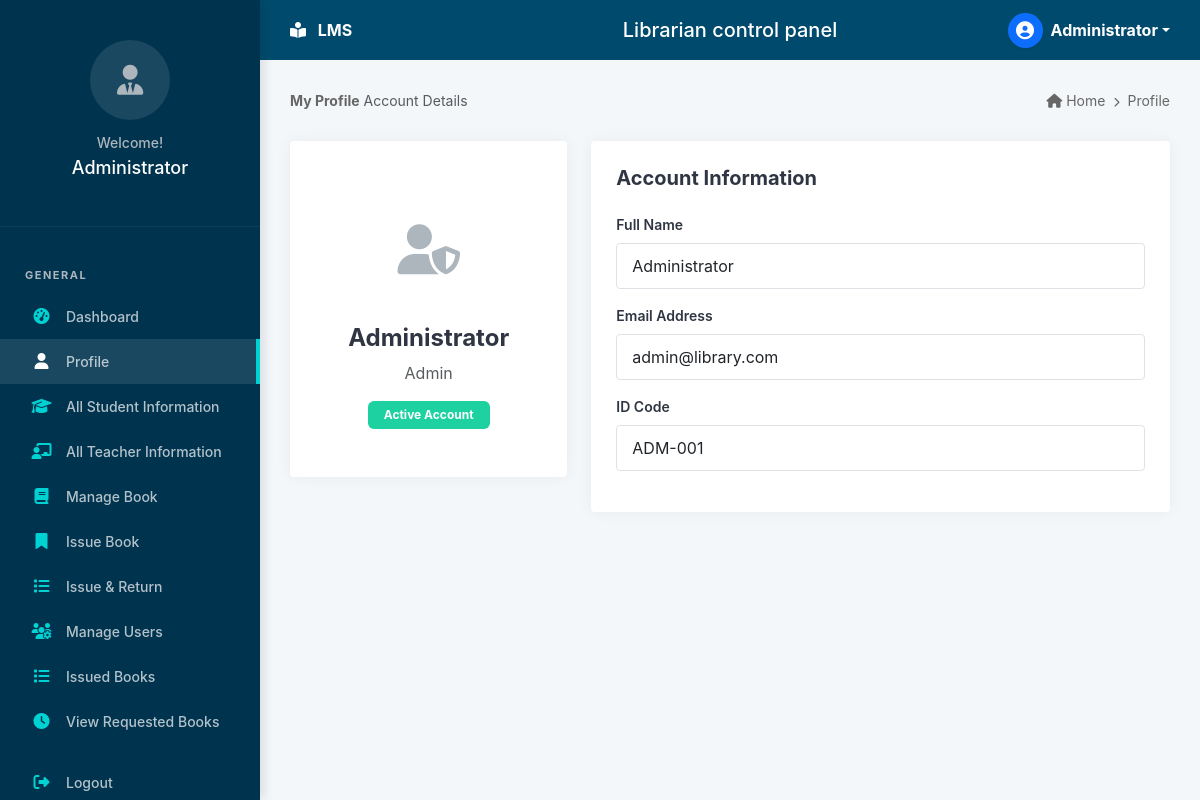
Screenshot of /admin/profile.php (signed in) with the database file from the repository.
### tables this page shows
CREATE TABLE IF NOT EXISTS `users` (
  `id` int(11) NOT NULL AUTO_INCREMENT,
  `name` varchar(255) NOT NULL,
  `email` varchar(255) NOT NULL UNIQUE,
  `password` varchar(255) NOT NULL,
  `role` enum('admin','student','teacher') NOT NULL DEFAULT 'student',
  `user_id_code` varchar(50) DEFAULT NULL,  
  `phone` varchar(20) DEFAULT NULL,
  `profile_pic` varchar(255) DEFAULT 'default_user.png',
  `status` enum('active','inactive') DEFAULT 'active',
  `created_at` timestamp NOT NULL DEFAULT current_timestamp(),
  PRIMARY KEY (`id`)
);

### admin/profile.php (the view, shortened to what this page needs)
<?php
require_once '../config/db.php';
$user = $pdo->prepare("SELECT * FROM users WHERE id = ?");
$user->execute([$_SESSION['user_id']]);
$u = $user->fetch();
include '../includes/header.php';
include '../includes/sidebar.php';
?>
<div class="main-content">
    <div class="breadcrumb-section">
        <div><span class="fw-bold">My Profile</span> <span class="text-muted">Account Details</span></div>
        <div><i class="fas fa-home"></i> Home <i class="fas fa-chevron-right mx-1" style="font-size: 10px;"></i> Profile</div>
    </div>
    <div class="row">
        <div class="col-md-4">
            <div class="card-custom text-center py-5">
                <div class="profile-icon-placeholder" style="width: 120px; height: 120px; font-size: 50px;">
                    <i class="fas fa-user-shield"></i>
                </div>
                <h4 class="fw-bold"><?php echo $u['name']; ?></h4>
                <p class="text-muted"><?php echo ucfirst($u['role']); ?></p>
                <div class="badge bg-green px-3 py-2">Active Account</div>
            </div>
        </div>
        <div class="col-md-8">
            <div class="card-custom">
                <h5 class="fw-bold mb-4">Account Information</h5>
                <div class="mb-3">
                    <label class="form-label">Full Name</label>
                    <input type="text" class="form-control" value="<?php echo $u['name']; ?>" readonly>
                </div>
                <div class="mb-3">
                    <label class="form-label">Email Address</label>
                    <input type="email" class="form-control" value="<?php echo $u['email']; ?>" readonly>
                </div>
                <div class="mb-3">
                    <label class="form-label">ID Code</label>
                    <input type="text" class="form-control" value="<?php echo $u['user_id_code']; ?>" readonly>
                </div>
            </div>
        </div>
    </div>
</div>
<?php include '../includes/footer.php'; ?>

### assets/css/style.css (style rules this page uses)
:root { --navy-dark: #002b44; --navy-sidebar: #00334e; --navy-header: #004b6d; --text-white: #ffffff; --text-muted: #adb5bd; --card-cyan: #17a2b8; --card-green: #28a745; --card-cyan: #00d2d3; --card-green: #1dd1a1; --card-red: #ff6b6b; --card-orange: #ffc107; --card-blue: #48dbfb; --bg-light: #f4f7f9; --border-color: #dee2e6; --sidebar-width: 260px; --header-height: 60px; --transition: all 0.3s ease; --sidebar-hover: rgba(255, 255, 255, 0.08); --sidebar-active: #00d2d3; }
* { margin: 0; padding: 0; box-sizing: border-box; }
body { font-family: "Inter", -apple-system, BlinkMacSystemFont, "Segoe UI", Roboto, sans-serif; background-color: var(--bg-light); color: #2f3542; overflow-x: hidden; }
.main-content { margin-left: var(--sidebar-width); margin-top: var(--header-height); padding: 30px; min-height: calc(100vh - var(--header-height)); }
.breadcrumb-section { display: flex; justify-content: space-between; margin-bottom: 30px; font-size: 14px; color: #666; }
.bg-green { background-color: var(--card-green); }
.card-custom { background: white; border-radius: 4px; box-shadow: 0 0 15px rgba(0, 0, 0, 0.05); padding: 25px; }
.profile-icon-placeholder { width: 80px; height: 80px; background: rgba(255, 255, 255, 0.1); border-radius: 50%; display: flex; align-items: center; justify-content: center; font-size: 30px; color: var(--text-muted); margin: 0 auto 15px; }
.form-label { font-weight: 600; font-size: 14px; margin-bottom: 8px; display: block; }
.form-control { padding: 10px 15px; border-radius: 4px; border: 1px solid var(--border-color); }

### rows the page displays
users: name "Administrator", role "Admin", email "admin@library.com", user_id_code "ADM-001"

### other values shown
$_SESSION['name'] "Administrator"
